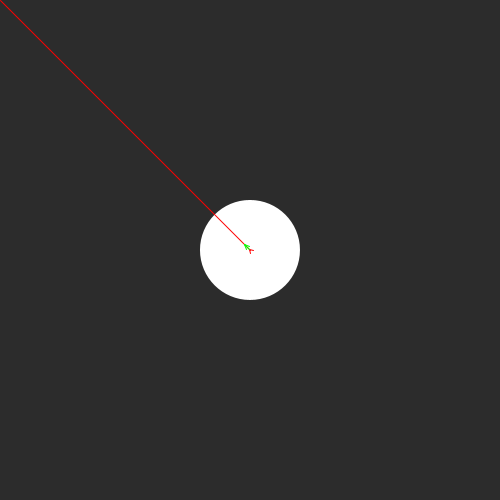
Frame 1 (no input)
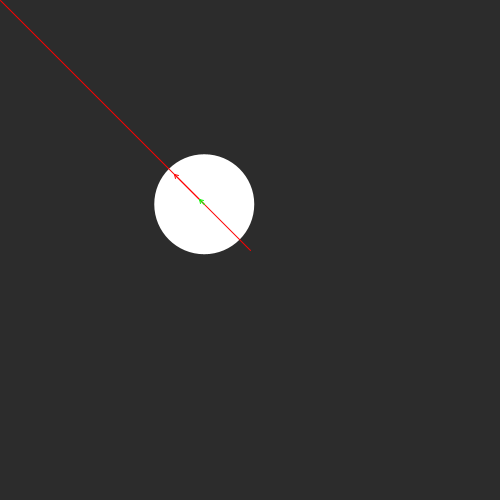
Frame 60 (the mouse pressed at the canvas centre just before this capture)
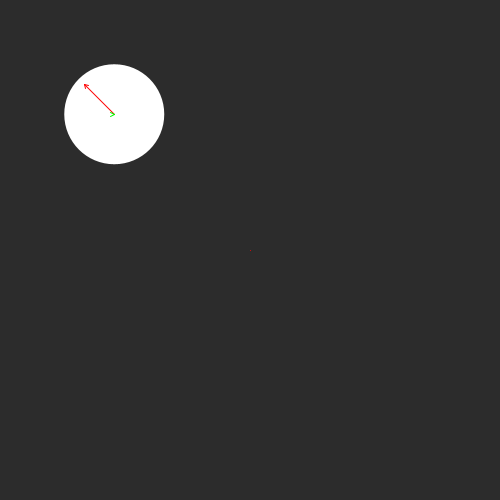
Frame 120 (the mouse held since frame 60 and released just before this capture)

The Processing sketch that drew these frames (run headless with seeded random() and noise(); from frame 60 on, the mouse is pressed at the canvas centre):

// Processing sketch: processing_77529
// ── processing_77529.pde

PVector position;
PVector velocity;

float mass = 100;

void setup() {
  size(500, 500); 
  frameRate(25);
  smooth();
  
  position = new PVector(width/2, height/2);
  velocity = new PVector(0, 0);
}

void draw() {
  background(44);

  PVector mouseDirection = new PVector(mouseX, mouseY);
  PVector centerPoint = new PVector(width * 0.5, height * 0.5);
  mouseDirection.sub(centerPoint);
  mouseDirection.mult(0.01);
  mouseDirection.div(mass);
    
  PVector acceleration = new PVector(0, 0);
  acceleration.add(mouseDirection);
  
  velocity.add(acceleration);

  position.add(velocity);

  noStroke();
  fill(255);

  ellipse(position.x, position.y, mass, mass);
  
  /* Draw mouse direction */
  stroke(255, 0, 0);
  line(width/2, height/2, mouseX, mouseY);
  
 
  /* Draw vectors (DO NOT COPY)  */
  stroke(255, 0, 0);
  drawVector(velocity, position, 20);
  stroke(0, 255, 0);
  drawVector(acceleration, position, 200);

}

void drawVector(PVector vec, PVector base, float len) {
  pushMatrix();
  float arrowSize = 4;
  translate(base.x, base.y);
  rotate(vec.heading2D());
  float lineLength = vec.mag() * len;
  line(0, 0, lineLength, 0);
  line(lineLength, 0,lineLength - arrowSize, arrowSize * 0.5);
  line(lineLength, 0,lineLength - arrowSize,-arrowSize * 0.5);
  popMatrix();
}
